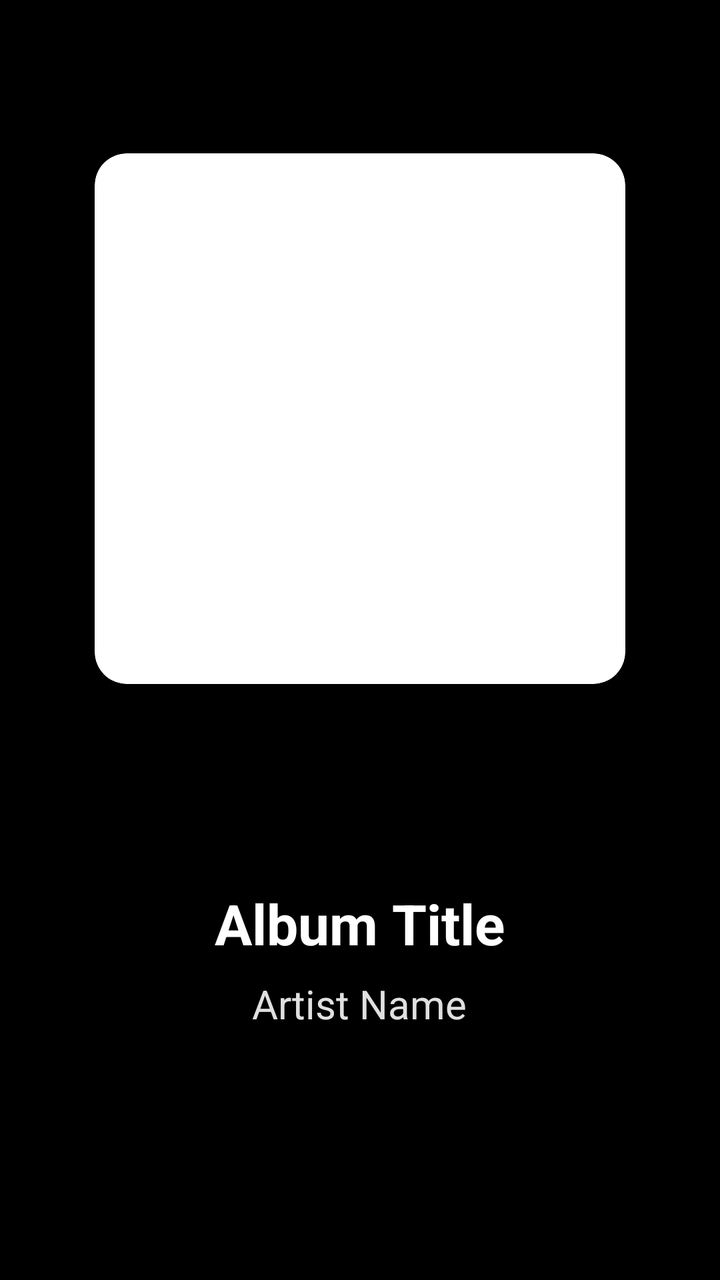
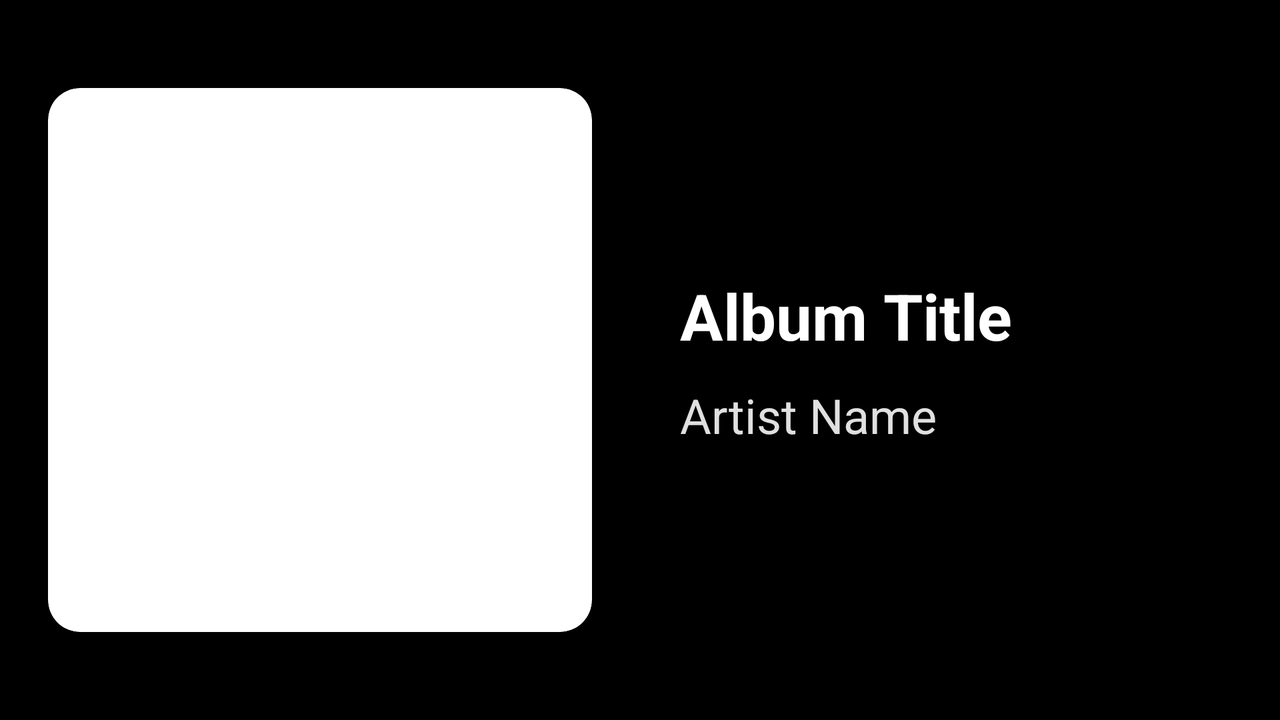

First picture: res/layout/ on a phone held upright. Second picture: the repository's own variant of that layout, on a device whose configuration matches the variant's folder. Source for both follows.
<!-- AndroidManifest.xml: activity theme AppTheme -->
<!-- res/layout/fragment_now_playing.xml -->
<?xml version="1.0" encoding="utf-8"?>
<FrameLayout
    xmlns:android="http://schemas.android.com/apk/res/android"
    xmlns:app="http://schemas.android.com/apk/res-auto"
    android:layout_width="match_parent"
    android:layout_height="match_parent">

    
    <View
        android:id="@+id/blurred_background"
        android:layout_width="match_parent"
        android:layout_height="match_parent"
        android:background="@android:color/black" />

    
    <androidx.constraintlayout.widget.ConstraintLayout
        android:layout_width="match_parent"
        android:layout_height="match_parent"
        android:padding="24dp">

        
        <androidx.cardview.widget.CardView
            android:id="@+id/artwork_card"
            android:layout_width="0dp"
            android:layout_height="0dp"
            app:cardCornerRadius="16dp"
            app:cardElevation="8dp"
            app:layout_constraintDimensionRatio="1:1"
            app:layout_constraintWidth_percent="0.85"
            app:layout_constraintTop_toTopOf="parent"
            app:layout_constraintStart_toStartOf="parent"
            app:layout_constraintEnd_toEndOf="parent"
            app:layout_constraintBottom_toTopOf="@id/track_info_container">

            <ImageView
                android:id="@+id/album_artwork"
                android:layout_width="match_parent"
                android:layout_height="match_parent"
                android:scaleType="centerCrop"
                android:contentDescription="Album Artwork" />

        </androidx.cardview.widget.CardView>

        
        <LinearLayout
            android:id="@+id/track_info_container"
            android:layout_width="0dp"
            android:layout_height="wrap_content"
            android:orientation="vertical"
            android:gravity="center"
            android:layout_marginTop="32dp"
            android:layout_marginBottom="32dp"
            android:background="#CC000000"
            android:padding="16dp"
            app:layout_constraintTop_toBottomOf="@id/artwork_card"
            app:layout_constraintBottom_toBottomOf="parent"
            app:layout_constraintStart_toStartOf="parent"
            app:layout_constraintEnd_toEndOf="parent">

            
            <TextView
                android:id="@+id/track_title"
                android:layout_width="wrap_content"
                android:layout_height="wrap_content"
                android:text="Album Title"
                android:textSize="28sp"
                android:textStyle="bold"
                android:textColor="@android:color/white"
                android:maxLines="2"
                android:ellipsize="end"
                android:gravity="center" />

            
            <TextView
                android:id="@+id/track_artist"
                android:layout_width="wrap_content"
                android:layout_height="wrap_content"
                android:layout_marginTop="8dp"
                android:text="Artist Name"
                android:textSize="20sp"
                android:textColor="#E0FFFFFF"
                android:maxLines="1"
                android:ellipsize="end" />

            
            <TextView
                android:id="@+id/track_year"
                android:layout_width="wrap_content"
                android:layout_height="wrap_content"
                android:layout_marginTop="4dp"
                android:text=""
                android:textSize="16sp"
                android:textColor="#C0FFFFFF"
                android:visibility="gone" />

            
            <TextView
                android:id="@+id/time_counter"
                android:layout_width="wrap_content"
                android:layout_height="wrap_content"
                android:layout_marginTop="12dp"
                android:text=""
                android:textSize="18sp"
                android:textColor="@color/colorAccent"
                android:textStyle="bold"
                android:visibility="gone" />

            
            <TextView
                android:id="@+id/current_track"
                android:layout_width="wrap_content"
                android:layout_height="wrap_content"
                android:layout_marginTop="16dp"
                android:text=""
                android:textSize="14sp"
                android:textColor="#A0FFFFFF"
                android:textStyle="italic"
                android:visibility="gone"
                android:gravity="center"
                android:maxLines="2"
                android:ellipsize="end" />

            
            <Button
                android:id="@+id/flip_record_button"
                android:layout_width="wrap_content"
                android:layout_height="wrap_content"
                android:layout_marginTop="16dp"
                android:text="↻ Flip to Side B"
                android:textSize="16sp"
                android:textStyle="bold"
                android:backgroundTint="@color/colorAccent"
                android:textColor="@android:color/black"
                android:paddingLeft="24dp"
                android:paddingRight="24dp"
                android:visibility="gone" />

        </LinearLayout>

    </androidx.constraintlayout.widget.ConstraintLayout>

</FrameLayout>
<!-- resources referenced by this layout -->
<resources>
  <color name="colorAccent">#D4AF37</color>
  <style name="AppTheme" parent="Theme.AppCompat.Light.DarkActionBar">
          <item name="colorPrimary">@color/colorPrimary</item>
          <item name="colorPrimaryDark">@color/colorPrimaryDark</item>
          <item name="colorAccent">@color/colorAccent</item>
  
          <item name="actionBarTheme">@style/AppTheme.ActionBarThemeOverlay</item>
  
          <item name="dialogTheme">@style/AppTheme.DialogOverlay</item>
          <item name="alertDialogTheme">@style/AppTheme.AlertDialogOverlay</item>
          <item name="android:dialogTheme">@style/AppTheme.DialogOverlay</item>
          <item name="android:alertDialogTheme">@style/AppTheme.AlertDialogOverlay</item>
  
          
          <item name="preferenceTheme">@style/PreferenceThemeOverlay.Gold</item>
  
          
      </style>
  <color name="colorPrimary">#0047AB</color>
  <color name="colorPrimaryDark">#003580</color>
  <style name="AppTheme.ActionBarThemeOverlay" parent="@style/ThemeOverlay.AppCompat.Dark.ActionBar">
          <item name="fontFamily">@font/ibm_plex_sans_semibold</item>
      </style>
  <style name="AppTheme.DialogOverlay" parent="@style/ThemeOverlay.AppCompat.Dialog">
          <item name="android:windowTitleStyle">@style/AppTheme.DialogOverlay.DialogWindowTitle</item>
          
      </style>
  <style name="AppTheme.AlertDialogOverlay" parent="@style/ThemeOverlay.AppCompat.Dialog.Alert">
          <item name="android:windowTitleStyle">@style/AppTheme.DialogOverlay.DialogWindowTitle</item>
          
          <item name="colorAccent">@color/colorPrimary</item>
          <item name="android:textColorPrimary">@android:color/black</item>
          
      </style>
  <style name="PreferenceThemeOverlay.Gold" parent="PreferenceThemeOverlay.v14.Material">
          
          <item name="android:background">@color/colorAccent</item>
  
          
          <item name="android:textColorPrimary">@color/colorPrimary</item>
  
          
          <item name="android:textColorSecondary">@color/colorPrimary</item>
  
          
          <item name="colorAccent">@color/colorPrimary</item>
          <item name="colorControlActivated">@color/colorPrimary</item>
          <item name="colorControlHighlight">@color/colorPrimary</item>
          <item name="colorControlNormal">#424242</item>
  
          
          <item name="colorSwitchThumbNormal">@color/switch_thumb_color</item>
          <item name="android:thumbTint">@color/switch_thumb_color</item>
          <item name="android:trackTint">@color/switch_track_color</item>
  
          
          <item name="preferenceCategoryTitleTextColor">@color/colorPrimary</item>
      </style>
  <style name="AppTheme.DialogOverlay.DialogWindowTitle" parent="@style/Base.DialogWindowTitle.AppCompat">
          <item name="android:textAppearance">@style/AppTheme.DialogWindowTitle.TextAppearance</item>
      </style>
  <style name="AppTheme.DialogWindowTitle.TextAppearance" parent="@style/TextAppearance.AppCompat.Title">
          <item name="fontFamily">@font/ibm_plex_sans_medium</item>
      </style>
</resources>
<!-- res/layout-land/fragment_now_playing.xml (the repository's variant of the layout above) -->
<!-- drawn on the phone turned sideways -->
<?xml version="1.0" encoding="utf-8"?>
<FrameLayout
    xmlns:android="http://schemas.android.com/apk/res/android"
    xmlns:app="http://schemas.android.com/apk/res-auto"
    android:layout_width="match_parent"
    android:layout_height="match_parent">

    
    <View
        android:id="@+id/blurred_background"
        android:layout_width="match_parent"
        android:layout_height="match_parent"
        android:background="@android:color/black" />

    
    <androidx.constraintlayout.widget.ConstraintLayout
        android:layout_width="match_parent"
        android:layout_height="match_parent"
        android:padding="24dp">

        
        <androidx.cardview.widget.CardView
            android:id="@+id/artwork_card"
            android:layout_width="0dp"
            android:layout_height="0dp"
            app:cardCornerRadius="16dp"
            app:cardElevation="8dp"
            app:layout_constraintDimensionRatio="1:1"
            app:layout_constraintTop_toTopOf="parent"
            app:layout_constraintBottom_toBottomOf="parent"
            app:layout_constraintStart_toStartOf="parent"
            app:layout_constraintEnd_toStartOf="@id/track_info_container">

            <ImageView
                android:id="@+id/album_artwork"
                android:layout_width="match_parent"
                android:layout_height="match_parent"
                android:scaleType="centerCrop"
                android:contentDescription="Album Artwork" />

        </androidx.cardview.widget.CardView>

        
        <LinearLayout
            android:id="@+id/track_info_container"
            android:layout_width="0dp"
            android:layout_height="wrap_content"
            android:orientation="vertical"
            android:gravity="center_vertical"
            android:layout_marginStart="24dp"
            android:layout_marginEnd="24dp"
            android:background="#CC000000"
            android:padding="20dp"
            app:layout_constraintTop_toTopOf="parent"
            app:layout_constraintBottom_toBottomOf="parent"
            app:layout_constraintStart_toEndOf="@id/artwork_card"
            app:layout_constraintEnd_toEndOf="parent">

            
            <TextView
                android:id="@+id/track_title"
                android:layout_width="wrap_content"
                android:layout_height="wrap_content"
                android:text="Album Title"
                android:textSize="32sp"
                android:textStyle="bold"
                android:textColor="@android:color/white"
                android:maxLines="3"
                android:ellipsize="end" />

            
            <TextView
                android:id="@+id/track_artist"
                android:layout_width="wrap_content"
                android:layout_height="wrap_content"
                android:layout_marginTop="12dp"
                android:text="Artist Name"
                android:textSize="24sp"
                android:textColor="#E0FFFFFF"
                android:maxLines="2"
                android:ellipsize="end" />

            
            <TextView
                android:id="@+id/track_year"
                android:layout_width="wrap_content"
                android:layout_height="wrap_content"
                android:layout_marginTop="8dp"
                android:text=""
                android:textSize="18sp"
                android:textColor="#C0FFFFFF"
                android:visibility="gone" />

            
            <TextView
                android:id="@+id/time_counter"
                android:layout_width="wrap_content"
                android:layout_height="wrap_content"
                android:layout_marginTop="12dp"
                android:text=""
                android:textSize="20sp"
                android:textColor="@color/colorAccent"
                android:textStyle="bold"
                android:visibility="gone" />

            
            <TextView
                android:id="@+id/current_track"
                android:layout_width="wrap_content"
                android:layout_height="wrap_content"
                android:layout_marginTop="20dp"
                android:text=""
                android:textSize="16sp"
                android:textColor="#A0FFFFFF"
                android:textStyle="italic"
                android:visibility="gone"
                android:maxLines="2"
                android:ellipsize="end" />

            
            <Button
                android:id="@+id/flip_record_button"
                android:layout_width="wrap_content"
                android:layout_height="wrap_content"
                android:layout_marginTop="16dp"
                android:text="↻ Flip to Side B"
                android:textSize="16sp"
                android:textStyle="bold"
                android:backgroundTint="@color/colorAccent"
                android:textColor="@android:color/black"
                android:paddingLeft="24dp"
                android:paddingRight="24dp"
                android:visibility="gone" />

        </LinearLayout>

    </androidx.constraintlayout.widget.ConstraintLayout>

</FrameLayout>
